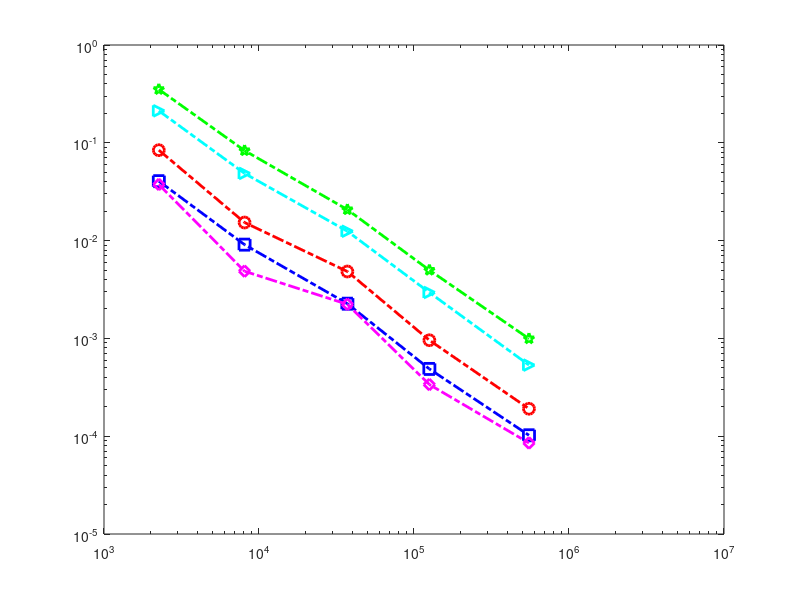

Recreate this plot in MATLAB. (Note: this script raises an error after producing the figure.)
function Vem1fig1()
% 在L型域域山求解前5个特征值
%NNdof=[1093	3964	18416	62543	275290	1188054];
NNdof=[2258	8070	37170	125650	551778	2378878];%NT
errorestimate=[0.000757662717895104	0.000214676730177507	4.92237645358673e-05	1.40487966804863e-05	3.21126458255986e-06	7.69164453137186e-07];

eigv1=[9.68027955458956	9.6488482995807	9.64201987167898	9.64024331748183	9.63985813235456	9.63975593017892];
ref1=eigv1(end);

eigv2=[15.2347879244154	15.2021441788682	15.1995141024825	15.1976213637404	15.1973692310332	15.1972839925513];
ref2=eigv2(end);

eigv3=[19.8233828481596	19.7545894422882	19.7441107761932	19.7402369999171	19.7394698594893	19.7392790247862];
ref3=eigv3(end);

eigv4=[29.7339865156865	29.5702970727998	29.5341190065409	29.524605747607	29.5221912464946	29.5216579691475];
ref4=eigv4(end);

eigv5=[32.2645180987301	31.9962100204309	31.9336852228776	31.9179320300791	31.913937452121	31.9129439980999];
ref5=eigv5(end);

%运用loglog作图
%% 作误差曲线
loglog(NNdof,abs(eigv1-ref1),'bs-.','MarkerSize',8,'LineWidth',2);
hold on 
loglog(NNdof,abs(eigv2-ref2),'md-.','MarkerSize',8,'LineWidth',2);
loglog(NNdof,abs(eigv3-ref3),'ro-.','MarkerSize',8,'LineWidth',2);
loglog(NNdof,abs(eigv4-ref4),'c>-.','MarkerSize',8,'LineWidth',2);
loglog(NNdof,abs(eigv5-ref5),'gp-.','MarkerSize',8,'LineWidth',2);
%% 作误差指示子曲线
loglog(NNdof(1:end-1),errorestimate(1:end-1),'kX-','MarkerSize',8,'LineWidth',2);

%求回归系数
au=regress(log10(abs(eigv1(1:end-1)-ref1))',[ones(length(eigv1)-1,1) log10(NNdof(1:end-1))'])
%a=au(1),b=au(2),10
x=linspace(19000,200000);y=10.^(au(1)-1.3)*x.^(-1);hold on; loglog(x,y,'k-','LineWidth',1)
%添加主题和坐标标题
xlabel('$\#\mathcal{T}_\ell$','Interpreter','latex','fontsize',11);ylabel('Error','fontsize',12);

%添加图例
fg=legend('$|\lambda_{1}-\lambda_{1,\ell}|$','$|\lambda_{2}-\lambda_{2,\ell}|$', ...
    '$|\lambda_{3}-\lambda_{3,\ell}|$','$|\lambda_{4}-\lambda_{4,\ell}|$', ...
    '$|\lambda_{5}-\lambda_{5,\ell}|$','$\eta_\ell^2$','location','best');
fg.Interpreter="latex";
tx=text(8000,10^-3.3,'slope$=-1$','fontsize',12);
tx.Interpreter="latex";
axis tight;
hold off
end